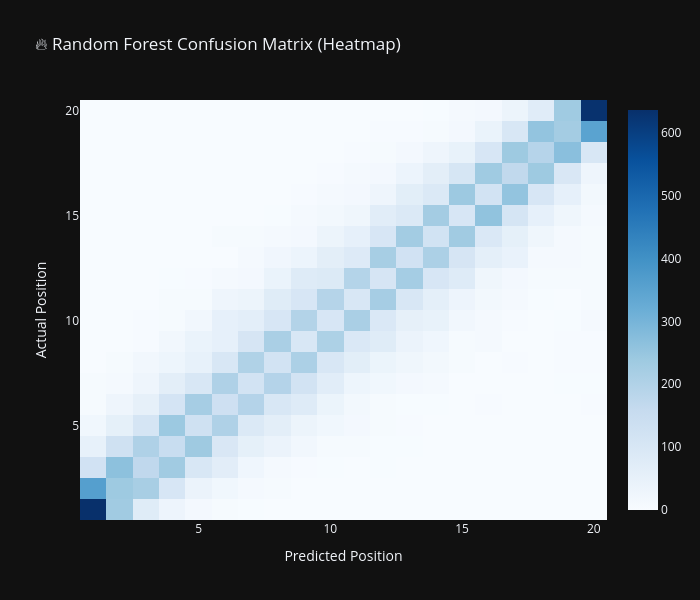
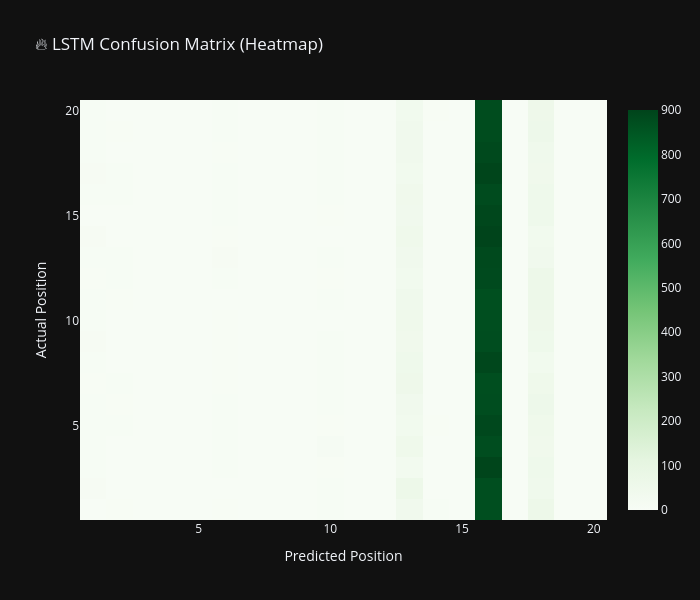
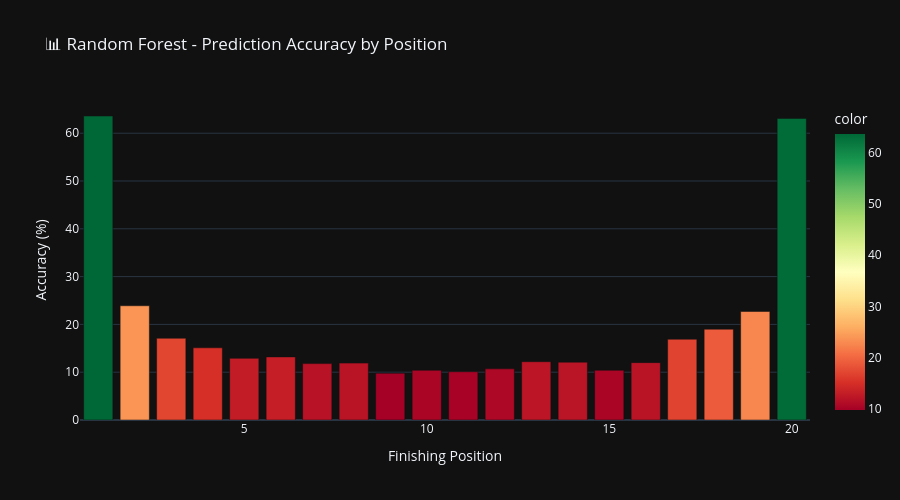
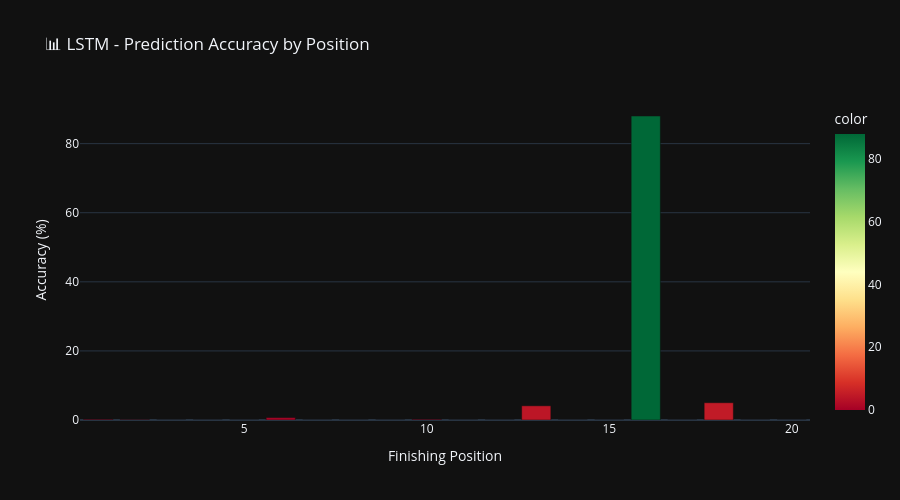

Notebook cell for these charts, in order:
### Code cell
# Chart 5: Random Forest Confusion Matrix Heatmap
fig5 = go.Figure(data=go.Heatmap(
    z=cm_rf,
    x=list(range(1, 21)),
    y=list(range(1, 21)),
    colorscale='Blues'
))
fig5.update_layout(
    title='🔥 Random Forest Confusion Matrix (Heatmap)',
    xaxis_title='Predicted Position',
    yaxis_title='Actual Position',
    height=600,
    width=700,
    template='plotly_dark'
)
fig5.show()

# Chart 6: LSTM Confusion Matrix Heatmap
fig6 = go.Figure(data=go.Heatmap(
    z=cm_lstm,
    x=list(range(1, 21)),
    y=list(range(1, 21)),
    colorscale='Greens'
))
fig6.update_layout(
    title='🔥 LSTM Confusion Matrix (Heatmap)',
    xaxis_title='Predicted Position',
    yaxis_title='Actual Position',
    height=600,
    width=700,
    template='plotly_dark'
)
fig6.show()

# Chart 7: Prediction Accuracy by Position - Random Forest
rf_pos_accuracy = []
for pos in range(20):
    tp = np.sum((y_val == pos) & (y_val_pred_rf == pos))
    total = np.sum(y_val == pos)
    acc = (tp / total * 100) if total > 0 else 0
    rf_pos_accuracy.append(acc)

fig7 = px.bar(
    x=list(range(1, 21)),
    y=rf_pos_accuracy,
    title='📊 Random Forest - Prediction Accuracy by Position',
    labels={'x': 'Finishing Position', 'y': 'Accuracy (%)'},
    color=rf_pos_accuracy,
    color_continuous_scale='RdYlGn'
)
fig7.update_layout(
    template='plotly_dark',
    height=500,
    hovermode='x'
)
fig7.show()

# Chart 8: Prediction Accuracy by Position - LSTM
lstm_pos_accuracy = []
for pos in range(20):
    tp = np.sum((y_lstm_val == pos) & (y_lstm_val_pred == pos))
    total = np.sum(y_lstm_val == pos)
    acc = (tp / total * 100) if total > 0 else 0
    lstm_pos_accuracy.append(acc)

fig8 = px.bar(
    x=list(range(1, 21)),
    y=lstm_pos_accuracy,
    title='📊 LSTM - Prediction Accuracy by Position',
    labels={'x': 'Finishing Position', 'y': 'Accuracy (%)'},
    color=lstm_pos_accuracy,
    color_continuous_scale='RdYlGn'
)
fig8.update_layout(
    template='plotly_dark',
    height=500,
    hovermode='x'
)
fig8.show()

### Figure 1 — Plotly figure (JSON) as saved in the notebook; plotly's stock layout.template omitted (floating-point values rounded to 4 significant figures; data arrays with more than 128 entries replaced by an {"elided": "..."} marker saying what was removed)
{"data": [{"colorscale": [[0, "rgb(247,251,255)"], [0.125, "rgb(222,235,247)"], [0.25, "rgb(198,219,239)"], [0.375, "rgb(158,202,225)"], [0.5, "rgb(107,174,214)"], [0.625, "rgb(66,146,198)"], [0.75, "rgb(33,113,181)"], [0.875, "rgb(8,81,156)"], [1, "rgb(8,48,107)"]], "type": "heatmap", "x": [1, 2, 3, 4, 5, 6, 7, 8, 9, 10, 11, 12, 13, 14, 15, 16, 17, 18, 19, 20], "y": [1, 2, 3, 4, 5, 6, 7, 8, 9, 10, 11, 12, 13, 14, 15, 16, 17, 18, 19, 20], "z": {"elided": "20x20 int values"}}], "layout": {"height": 600, "title": {"text": "🔥 Random Forest Confusion Matrix (Heatmap)"}, "width": 700, "xaxis": {"title": {"text": "Predicted Position"}}, "yaxis": {"title": {"text": "Actual Position"}}}}

### Figure 2 — Plotly figure (JSON) as saved in the notebook; plotly's stock layout.template omitted (floating-point values rounded to 4 significant figures; data arrays with more than 128 entries replaced by an {"elided": "..."} marker saying what was removed)
{"data": [{"colorscale": [[0, "rgb(247,252,245)"], [0.125, "rgb(229,245,224)"], [0.25, "rgb(199,233,192)"], [0.375, "rgb(161,217,155)"], [0.5, "rgb(116,196,118)"], [0.625, "rgb(65,171,93)"], [0.75, "rgb(35,139,69)"], [0.875, "rgb(0,109,44)"], [1, "rgb(0,68,27)"]], "type": "heatmap", "x": [1, 2, 3, 4, 5, 6, 7, 8, 9, 10, 11, 12, 13, 14, 15, 16, 17, 18, 19, 20], "y": [1, 2, 3, 4, 5, 6, 7, 8, 9, 10, 11, 12, 13, 14, 15, 16, 17, 18, 19, 20], "z": {"elided": "20x20 int values"}}], "layout": {"height": 600, "title": {"text": "🔥 LSTM Confusion Matrix (Heatmap)"}, "width": 700, "xaxis": {"title": {"text": "Predicted Position"}}, "yaxis": {"title": {"text": "Actual Position"}}}}

### Figure 3 — Plotly figure (JSON) as saved in the notebook; plotly's stock layout.template omitted (floating-point values rounded to 4 significant figures)
{"data": [{"hovertemplate": "Finishing Position=%{x}<br>Accuracy (%)=%{y}<br>color=%{marker.color}<extra></extra>", "legendgroup": "", "marker": {"color": [63.6, 23.9, 17.1, 15.1, 12.9, 13.2, 11.8, 11.9, 9.8, 10.4, 10.1, 10.7, 12.2, 12.1, 10.4, 12.0, 16.9, 19.0, 22.7, 63.1], "coloraxis": "coloraxis", "pattern": {"shape": ""}}, "name": "", "orientation": "v", "showlegend": false, "textposition": "auto", "type": "bar", "x": [1, 2, 3, 4, 5, 6, 7, 8, 9, 10, 11, 12, 13, 14, 15, 16, 17, 18, 19, 20], "xaxis": "x", "y": [63.6, 23.9, 17.1, 15.1, 12.9, 13.2, 11.8, 11.9, 9.8, 10.4, 10.1, 10.7, 12.2, 12.1, 10.4, 12.0, 16.9, 19.0, 22.7, 63.1], "yaxis": "y"}], "layout": {"barmode": "relative", "coloraxis": {"colorbar": {"title": {"text": "color"}}, "colorscale": [[0, "rgb(165,0,38)"], [0.1, "rgb(215,48,39)"], [0.2, "rgb(244,109,67)"], [0.3, "rgb(253,174,97)"], [0.4, "rgb(254,224,139)"], [0.5, "rgb(255,255,191)"], [0.6, "rgb(217,239,139)"], [0.7, "rgb(166,217,106)"], [0.8, "rgb(102,189,99)"], [0.9, "rgb(26,152,80)"], [1, "rgb(0,104,55)"]]}, "height": 500, "hovermode": "x", "legend": {"tracegroupgap": 0}, "title": {"text": "📊 Random Forest - Prediction Accuracy by Position"}, "xaxis": {"anchor": "y", "domain": [0, 1], "title": {"text": "Finishing Position"}}, "yaxis": {"anchor": "x", "domain": [0, 1], "title": {"text": "Accuracy (%)"}}}}

### Figure 4 — Plotly figure (JSON) as saved in the notebook; plotly's stock layout.template omitted (floating-point values rounded to 4 significant figures)
{"data": [{"hovertemplate": "Finishing Position=%{x}<br>Accuracy (%)=%{y}<br>color=%{marker.color}<extra></extra>", "legendgroup": "", "marker": {"color": [0.2, 0.1, 0.0, 0.0, 0.0, 0.7, 0.0, 0.0, 0.0, 0.2, 0.0, 0.0, 4.108, 0.0, 0.0, 88.0, 0.0, 5.0, 0.0, 0.0], "coloraxis": "coloraxis", "pattern": {"shape": ""}}, "name": "", "orientation": "v", "showlegend": false, "textposition": "auto", "type": "bar", "x": [1, 2, 3, 4, 5, 6, 7, 8, 9, 10, 11, 12, 13, 14, 15, 16, 17, 18, 19, 20], "xaxis": "x", "y": [0.2, 0.1, 0.0, 0.0, 0.0, 0.7, 0.0, 0.0, 0.0, 0.2, 0.0, 0.0, 4.108, 0.0, 0.0, 88.0, 0.0, 5.0, 0.0, 0.0], "yaxis": "y"}], "layout": {"barmode": "relative", "coloraxis": {"colorbar": {"title": {"text": "color"}}, "colorscale": [[0, "rgb(165,0,38)"], [0.1, "rgb(215,48,39)"], [0.2, "rgb(244,109,67)"], [0.3, "rgb(253,174,97)"], [0.4, "rgb(254,224,139)"], [0.5, "rgb(255,255,191)"], [0.6, "rgb(217,239,139)"], [0.7, "rgb(166,217,106)"], [0.8, "rgb(102,189,99)"], [0.9, "rgb(26,152,80)"], [1, "rgb(0,104,55)"]]}, "height": 500, "hovermode": "x", "legend": {"tracegroupgap": 0}, "title": {"text": "📊 LSTM - Prediction Accuracy by Position"}, "xaxis": {"anchor": "y", "domain": [0, 1], "title": {"text": "Finishing Position"}}, "yaxis": {"anchor": "x", "domain": [0, 1], "title": {"text": "Accuracy (%)"}}}}
